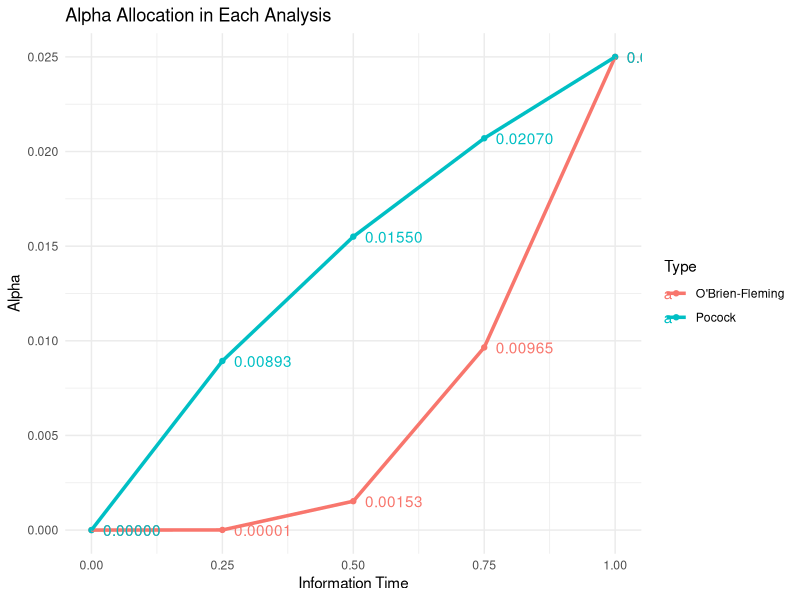

This figure's R source:
# Function to calculate the alpha-spending function for Pocock type
pocock_alpha_spending <- function(t, alpha){
    alpha * log(1 + (exp(1) - 1) * t)
} 

# Function to calculate the alpha-spending function for O'Brien-Fleming type
of_alpha_spending <- function(t, alpha){
    2 * (1 - pnorm(qnorm(alpha / 2, lower = FALSE) / sqrt(t)))
}

# Number of analyses
n_analyses <- 5

# Overall alpha level
overall_alpha <- 0.02500

# Information times for each analysis
information_times <- c(0.00, 0.25, 0.50, 0.75, 1.00)

# Calculate alpha values for each analysis (O'Brien-Fleming)
of_alpha_values <- rep(0, n_analyses)
for (i in 1:n_analyses) {
    of_alpha_values[i] <- of_alpha_spending(information_times[i], overall_alpha)
}

# Calculate alpha values for each analysis (Pocock)
pocock_alpha_values <- rep(0, n_analyses)
for (i in 1:n_analyses) {
    pocock_alpha_values[i] <- pocock_alpha_spending(information_times[i], overall_alpha)
}

# Calculate alpha differences
of_alpha_differences <- c(of_alpha_values[1], diff(of_alpha_values))
pocock_alpha_differences <- c(pocock_alpha_values[1], diff(pocock_alpha_values))

# Display alpha values and differences for each analysis
for (i in 1:n_analyses){
    cat(sprintf("Analysis %d: Information Time = %.3f\n", i, information_times[i]))
    cat(sprintf(" O'Brien-Fleming Alpha = %.10f\n", of_alpha_values[i]))
    cat(sprintf(" Pocock Alpha = %.10f\n", pocock_alpha_values[i]))
    cat(sprintf(" O'Brien-Fleming Alpha Difference = %.10f\n", of_alpha_differences[i]))
    cat(sprintf(" Pocock Alpha Differences = %.10f\n", pocock_alpha_differences[i]))
}

library(ggplot2)

# Create a data frame for the results
of_results <- data.frame(
    Analysis = 1:n_analyses,
    Information_Time = information_times,
    Alpha = of_alpha_values,
    Difference = of_alpha_differences,
    Type = "O'Brien-Fleming"
)

pocock_results <- data.frame(
    Analysis = 1:n_analyses,
    Information_Time = information_times,
    Alpha = pocock_alpha_values,
    Difference = pocock_alpha_differences,
    Type = "Pocock"
)

# Combine the results data frames
results <- rbind(of_results, pocock_results)

# Plot the results using ggplot2
ggplot(results, aes(x = Information_Time, y = Alpha, color = Type, linetype = Type)) +
    geom_point() +
    geom_line(linetype = "solid", lwd = 1.2) +
    geom_text(aes(label = sprintf("%.5f", Alpha)), hjust = -0.2, vjust = 0.5) +
    labs(title = "Alpha Allocation in Each Analysis",
         x = "Information Time",
         y = "Alpha") +
    theme_minimal()
